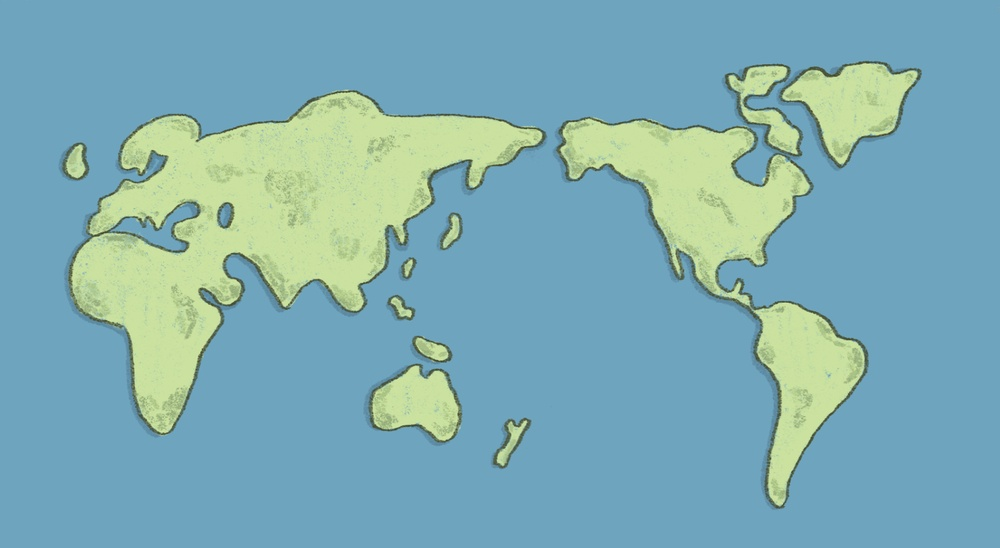
#> input picture assets/illustrations/intro/christmas_map.jpg, 1000 x 548 px, shrunk from 1728 x 947 before the run, found by its file name
$ python build-intro-map.py
#> lines starting #> are read from the running program, lines starting #| are printed output that depends on the picture; after the words box and inside, x2 and y2 are one past the last pixel; in counts of white or black regions, pixels touching at a corner belong together
# 描 assets/illustrations/intro/christmas_map.jpg 的陸地輪廓，產生 js/data/intro-map-shapes.js。
# 座標沿用原圖 1728×947，六個國家紅點不必換算。需要 opencv-python-headless 與 numpy。
import json, sys
import cv2
import numpy as np

image = cv2.imread('assets/illustrations/intro/christmas_map.jpg')
#> image is the input picture: shape (548, 1000, 3); mean B, G, R 179.9, 173.1, 126.4
hsv = cv2.cvtColor(image, cv2.COLOR_BGR2HSV)
#> hsv: shape (548, 1000, 3); mean H, S, V 87.1, 98.4, 192.9
land = cv2.inRange(hsv, (20, 35, 90), (55, 255, 255))
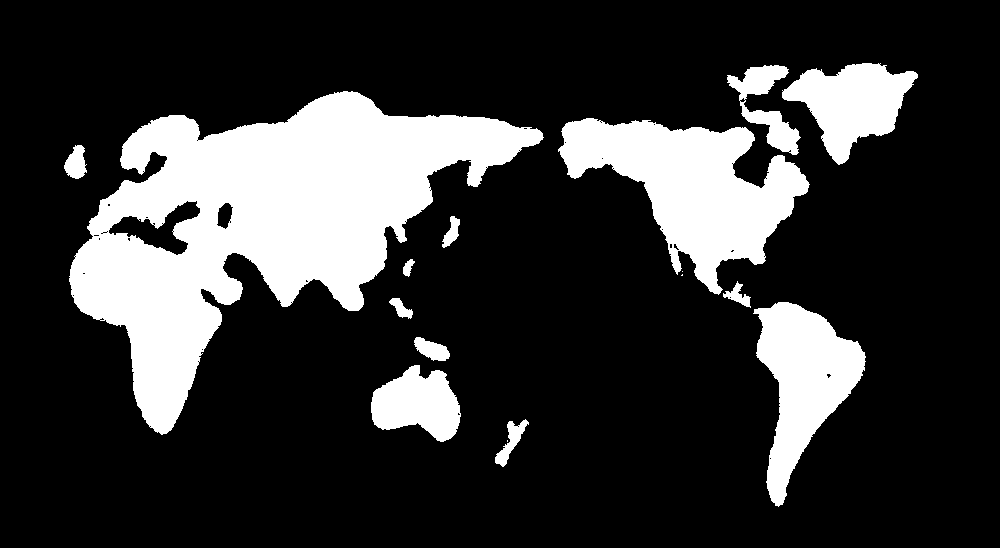
#> land: shape (548, 1000); 21.1% white; 16 white regions (3 under 20 px), largest, box (x1, y1, x2, y2) and area: (69, 91, 544, 435) 66723, (558, 118, 810, 295) 20709, (753, 302, 866, 507) 11280
kernel = cv2.getStructuringElement(cv2.MORPH_ELLIPSE, (3, 3))
land = cv2.morphologyEx(cv2.morphologyEx(land, cv2.MORPH_OPEN, kernel), cv2.MORPH_CLOSE, kernel)
#> land: shape (548, 1000); 21.1% white; 14 white regions
# 內海是輪廓裡的洞，保留下來並以 evenodd 填色。
contours, _ = cv2.findContours(land, cv2.RETR_CCOMP, cv2.CHAIN_APPROX_NONE)
#> contours = 17 contours, 1 with area under 20; largest, box (x1, y1, x2, y2) and area: (69, 91, 544, 435) 68064, (558, 118, 810, 295) 20265, (754, 302, 866, 507) 11032, (782, 63, 918, 165) 7087, (371, 365, 461, 442) 4428

def smooth(points):
    # 由中點接二次曲線，保留手繪起伏，又不會有折線感。
    count = len(points)
    mid = lambda a, b: ((a[0] + b[0]) / 2, (a[1] + b[1]) / 2)
    start = mid(points[-1], points[0])
    parts = [f'M{start[0]:.0f} {start[1]:.0f}']
    for index in range(count):
        end = mid(points[index], points[(index + 1) % count])
        parts.append(f'Q{points[index][0]} {points[index][1]} {end[0]:.0f} {end[1]:.0f}')
    return ''.join(parts) + 'Z'

shapes = []
for contour in sorted(contours, key=cv2.contourArea, reverse=True):
    if cv2.contourArea(contour) < 140: continue
    points = cv2.approxPolyDP(contour, 1.8, True).reshape(-1, 2).tolist()
    shapes.append(smooth(points))
#> this loop made 17 passes
#> (count in smooth, start in smooth) on passes 1 to 12: (112, (542.5, 135)), (73, (563.5, 127)), (28, (805.5, 309.5)), (29, (916, 74.5)), (19, (387, 384.5)), (25, (197.5, 205)), (20, (741, 102.5)), (16, (786, 72.5)), (12, (526.5, 420.5)), (7, (417, 338.5)), (10, (82.5, 146.5)), (7, (226.5, 202))
#> after the loop, shapes = 15 items
with open('js/data/intro-map-shapes.js', 'w') as out:
    out.write('// 由 scripts/build-intro-map.py 產生，請勿手改。\n')
    out.write(f"export const MAP_BOX = '0 0 1728 947';\nexport const mapLand = {json.dumps(shapes)};\n")
print(len(shapes), 'shapes', sum(len(s) for s in shapes), 'bytes', file=sys.stderr)
